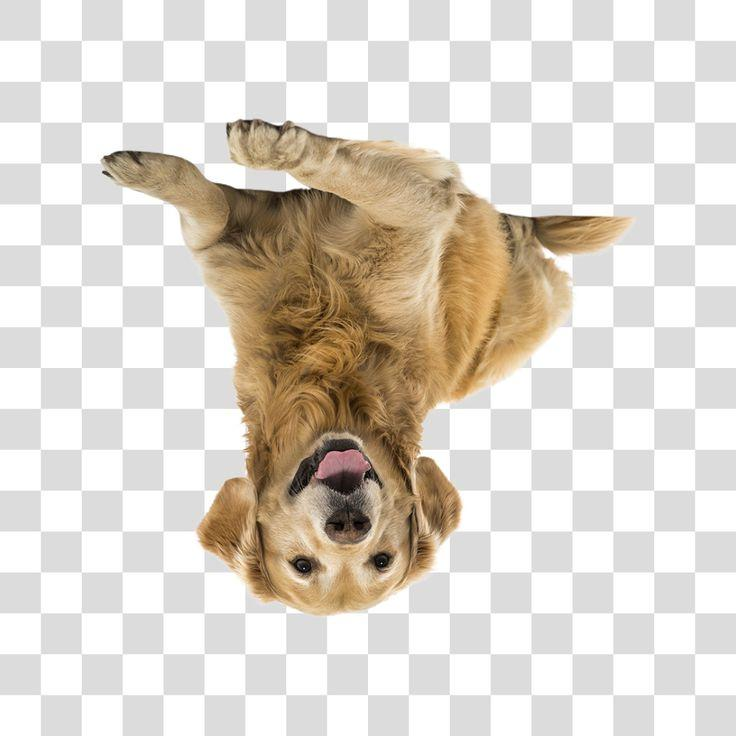
#> input picture Cachorro_Golden.jpeg, 736 x 736 px
$ python Aula_06_arquivo1.py
#> lines starting #> are read from the running program, lines starting #| are printed output that depends on the picture
import numpy as np
import matplotlib.pyplot as plt
import cv2

imagem = cv2.imread('Cachorro_Golden.jpeg')
#> imagem is the input picture: shape (736, 736, 3); mean B, G, R 203.8, 213.2, 220.4

print(type(imagem))
#| <class 'numpy.ndarray'>

# plt.imshow(imagem)
#
# plt.show()

nova_imagem = cv2.cvtColor(imagem, cv2.COLOR_BGR2RGB)

# plt.imshow(nova_imagem)
#
# plt.show()

print(nova_imagem.shape)
#| (736, 736, 3)

redimensionada_imagem = cv2.resize(nova_imagem, (640, 480))
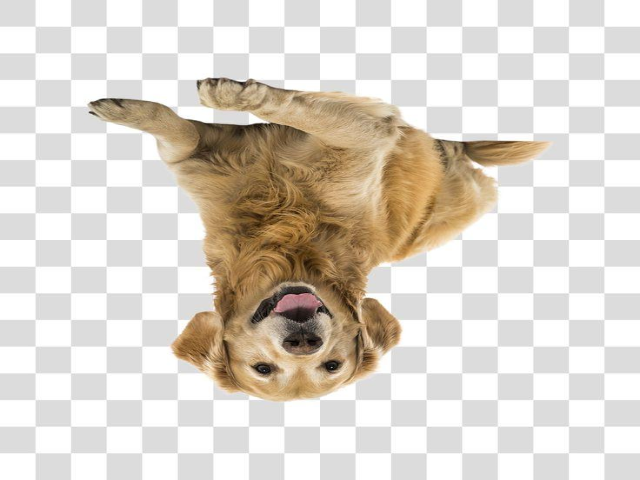
#> redimensionada_imagem: shape (480, 640, 3); mean R, G, B 220.3, 213.2, 203.7

# plt.imshow(redimensionada_imagem)
#
# plt.show()

print(redimensionada_imagem.shape)
#| (480, 640, 3)

largura = 0.5

altura = 0.5

outra_imagem = cv2.resize(nova_imagem, (0, 0), nova_imagem, largura, altura)

# plt.imshow(outra_imagem)
#
# plt.show()

print(outra_imagem.shape)
#| (368, 368, 3)

imagem_girada = cv2.flip(nova_imagem, 0)
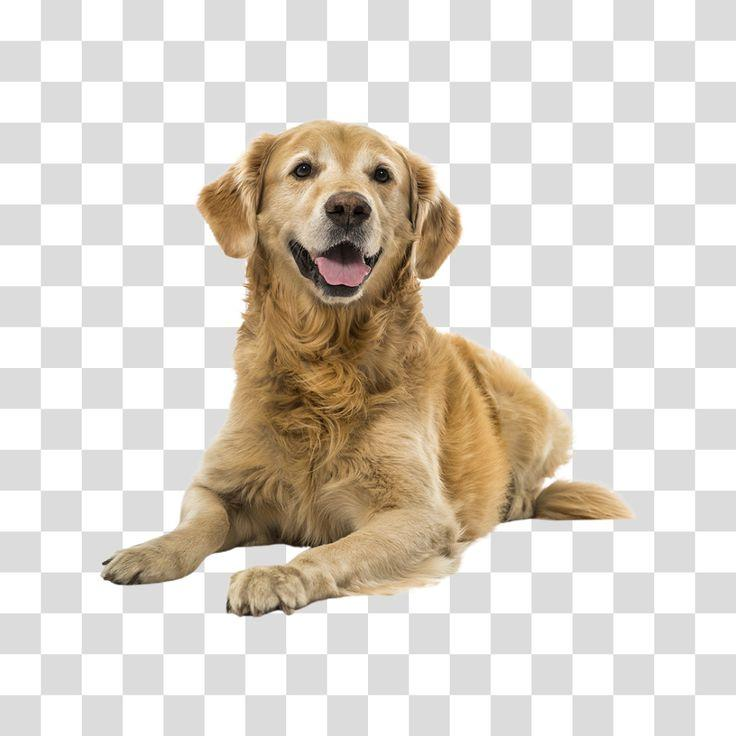
#> imagem_girada: shape (736, 736, 3); mean R, G, B 220.4, 213.2, 203.8

# plt.imshow(imagem_girada)
#
# plt.show()

cv2.imwrite('Cachorro_Golden_MODIFICADO.jpeg', imagem)

cv2.imwrite('Cachorro_Golden_Girado.jpeg', imagem_girada)

img = plt.figure(figsize=(10, 10))

ax = img.add_subplot(111)

ax.imshow(imagem_girada)

plt.show()

$ run again, with golden_rosto.jpeg copied over Cachorro_Golden.jpeg
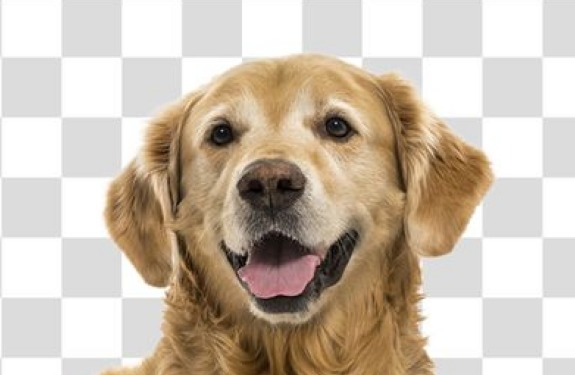
#> input picture golden_rosto.jpeg, 575 x 375 px
#> imagem is the input picture: shape (375, 575, 3); mean B, G, R 175.2, 190.3, 203.2
#| <class 'numpy.ndarray'>
#| (375, 575, 3)
#> `redimensionada_imagem = cv2.resize(nova_imagem, (640, 480))`:
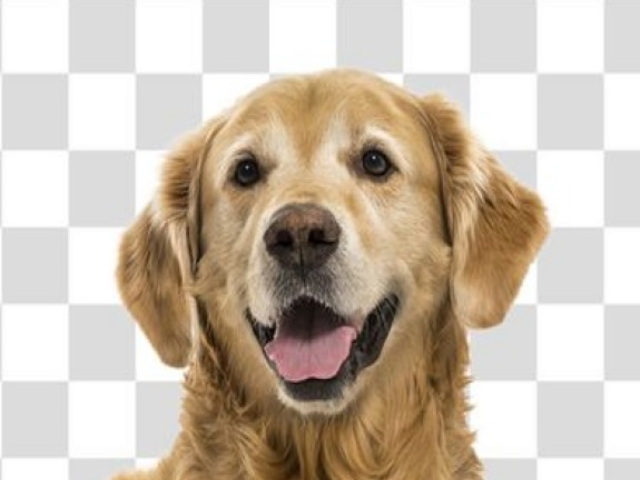
#> redimensionada_imagem: shape (480, 640, 3); mean R, G, B 203.1, 190.2, 175.1
#| (480, 640, 3)
#| (188, 288, 3)
#> `imagem_girada = cv2.flip(nova_imagem, 0)`:
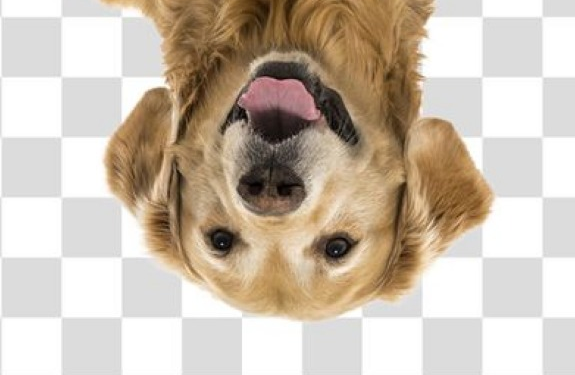
#> imagem_girada: shape (375, 575, 3); mean R, G, B 203.2, 190.3, 175.2
